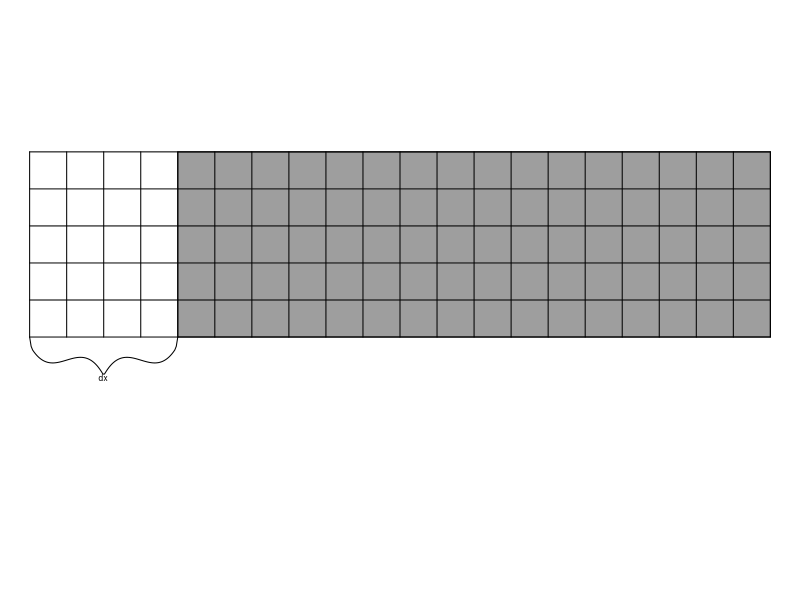
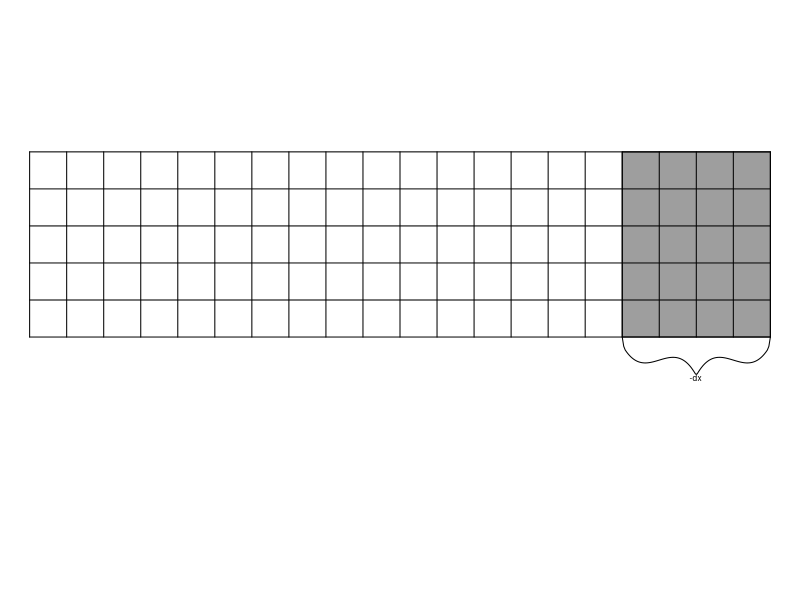
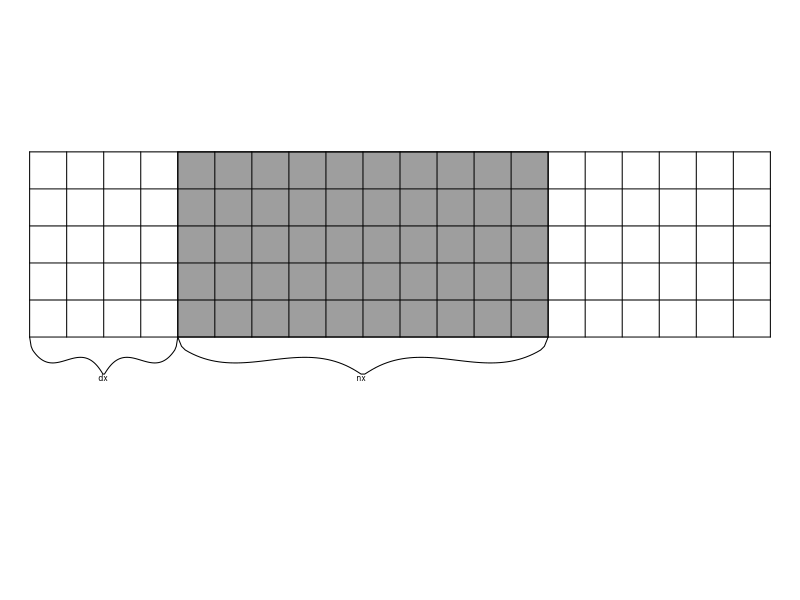
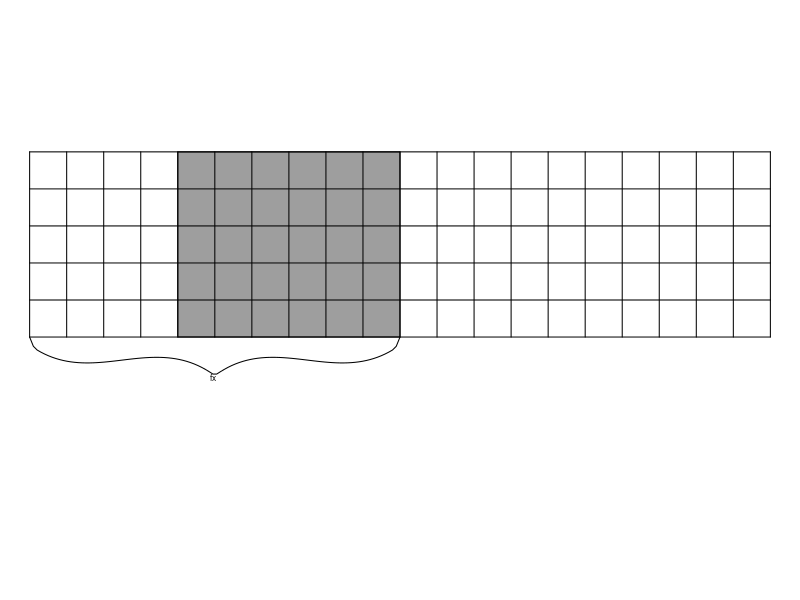
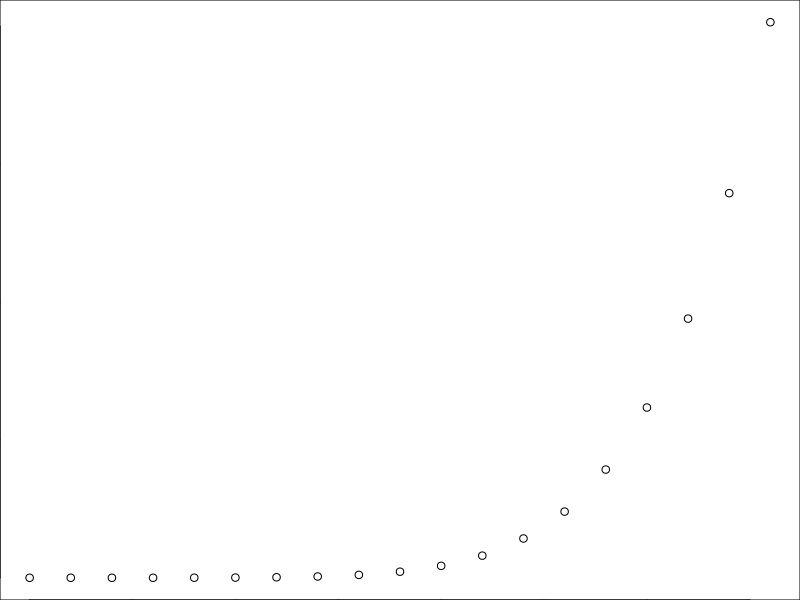

The R script that drew these images, in order:
## ---- chunk 1
knitr::opts_chunk$set(echo = TRUE)
## ---- chunk 2
mybox = function(dx=0,fx=n,n=20,m=5) {
  par(mar=c(0,0,0,0))
  plot(NA,xlim=c(0,n),ylim=c(-3,m),bty='n',axes=FALSE,asp=1)
  rect(dx,0,fx,m,col=8)
  segments(0,0:m,n,0:m)
  segments(0:n,0,0:n,m)
}
brace = function(x1,y1,x2,y2,len=1,text,...){
  a=c(1,2,3,48,50)    # set flexion point for spline
  b=c(0,.2,.28,.7,.8) # set depth for spline flexion point
  curve = spline(a, b, n = 50, method = "natural")$y / 0.8
  curve = c(curve,rev(curve))
  i = which.max(curve)
  curve = cbind(seq(0,1,len=length(curve)),curve,1)
  v = c(x2-x1,y2-y1)
  v = rbind(v,c(v[2],-v[1])/sqrt(sum(v**2))*len,c(x1,y1))
  v = curve %*% v
  lines(v,asp=1)
  text(v[i,1],v[i,2],labels = text,...)
}

px = 1
py = 0.3
## ---- chunk 3
mybox(dx=4)
brace(0,0,4,0,text="dx",adj=c(0.5,1),cex=0.5)
## ---- chunk 4
mybox(dx=20-4)
brace(20-4,0,20,0,text="-dx",adj=c(0.5,1),cex=0.5)
## ---- chunk 5
mybox(dx=4,fx=4+10)
brace(4,0,4+10,0,text="nx",adj=c(0.5,1),cex=0.5)
brace(0,0,4,0,text="dx",adj=c(0.5,1),cex=0.5)
## ---- chunk 6
mybox(dx=4,fx=10)
brace(0,0,10,0,text="fx",adj=c(0.5,1),cex=0.5)
## ---- chunk 7
summary(cars)
## ---- chunk 8
plot(pressure)
